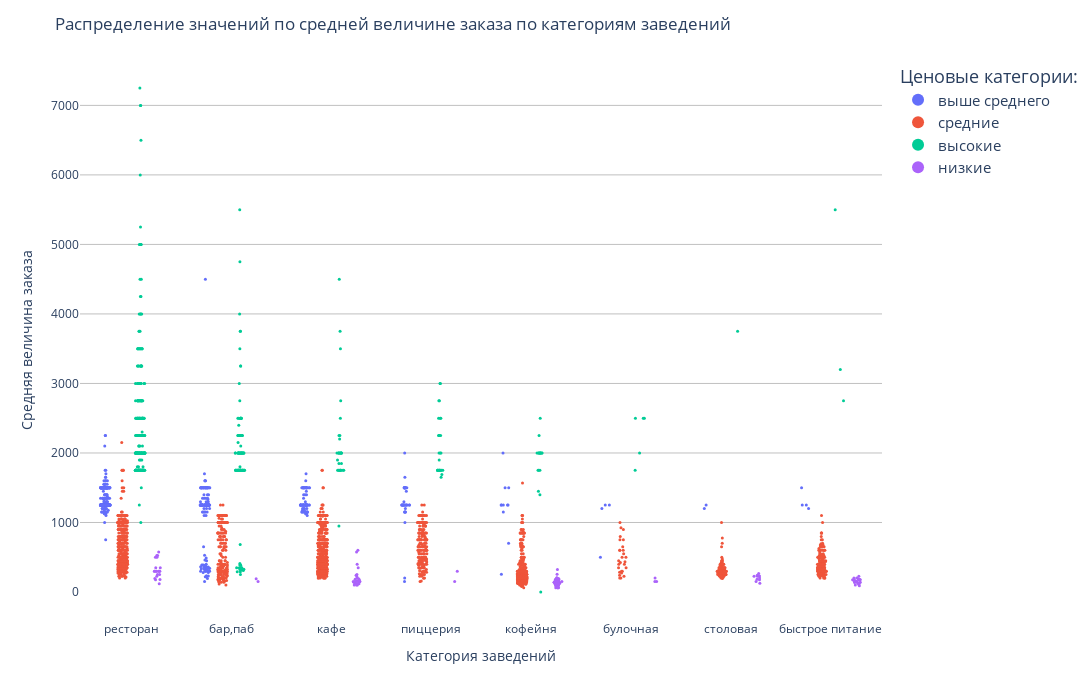

Here is the notebook cell this chart was saved with:
### Markdown cell above
Добавим столбец со средним чеком с дополненными даннными в основной датасет. Проверим диапазоны, по которым присвоены категории заведениям в столбце price по столбцу middle_avg_bill.

### Code cell
df['middle_avg_bill_cor'] = spltd['avg']
df_strip = df.query('price.notna() & middle_avg_bill_cor < 10000')
fig = px.strip(df_strip, x="category", y="middle_avg_bill_cor", color="price")
fig.update_layout(
    title='Распределение значений по средней величине заказа по категориям заведений',
    width=1100,
    height=700,
    showlegend=True,
    legend_font_size=15,
    legend_title_text='Ценовые категории:',
    legend_itemsizing='constant',
    plot_bgcolor='white'
)
fig.update_traces(boxpoints='all',
            jitter=0.8,
            marker_size=3)
fig.update_xaxes(title_text='Категория заведений')
fig.update_yaxes(title_text='Средняя величина заказа', gridcolor='silver')
fig.show()

### Figure 1 — Plotly figure (JSON) as saved in the notebook; plotly's stock layout.template omitted (floating-point values rounded to 4 significant figures; data arrays with more than 128 entries replaced by an {"elided": "..."} marker saying what was removed)
{"data": [{"alignmentgroup": "True", "boxpoints": "all", "fillcolor": "rgba(255,255,255,0)", "hoveron": "points", "hovertemplate": "price=выше среднего<br>category=%{x}<br>middle_avg_bill_cor=%{y}<extra></extra>", "jitter": 0.8, "legendgroup": "выше среднего", "line": {"color": "rgba(255,255,255,0)"}, "marker": {"color": "#636efa", "size": 3}, "name": "выше среднего", "offsetgroup": "выше среднего", "orientation": "v", "pointpos": 0, "showlegend": true, "type": "box", "x": {"elided": "524 str values"}, "x0": " ", "xaxis": "x", "y": {"elided": "524 float values"}, "y0": " ", "yaxis": "y"}, {"alignmentgroup": "True", "boxpoints": "all", "fillcolor": "rgba(255,255,255,0)", "hoveron": "points", "hovertemplate": "price=средние<br>category=%{x}<br>middle_avg_bill_cor=%{y}<extra></extra>", "jitter": 0.8, "legendgroup": "средние", "line": {"color": "rgba(255,255,255,0)"}, "marker": {"color": "#EF553B", "size": 3}, "name": "средние", "offsetgroup": "средние", "orientation": "v", "pointpos": 0, "showlegend": true, "type": "box", "x": {"elided": "1944 str values"}, "x0": " ", "xaxis": "x", "y": {"elided": "1944 float values"}, "y0": " ", "yaxis": "y"}, {"alignmentgroup": "True", "boxpoints": "all", "fillcolor": "rgba(255,255,255,0)", "hoveron": "points", "hovertemplate": "price=высокие<br>category=%{x}<br>middle_avg_bill_cor=%{y}<extra></extra>", "jitter": 0.8, "legendgroup": "высокие", "line": {"color": "rgba(255,255,255,0)"}, "marker": {"color": "#00cc96", "size": 3}, "name": "высокие", "offsetgroup": "высокие", "orientation": "v", "pointpos": 0, "showlegend": true, "type": "box", "x": {"elided": "452 str values"}, "x0": " ", "xaxis": "x", "y": {"elided": "452 float values"}, "y0": " ", "yaxis": "y"}, {"alignmentgroup": "True", "boxpoints": "all", "fillcolor": "rgba(255,255,255,0)", "hoveron": "points", "hovertemplate": "price=низкие<br>category=%{x}<br>middle_avg_bill_cor=%{y}<extra></extra>", "jitter": 0.8, "legendgroup": "низкие", "line": {"color": "rgba(255,255,255,0)"}, "marker": {"color": "#ab63fa", "size": 3}, "name": "низкие", "offsetgroup": "низкие", "orientation": "v", "pointpos": 0, "showlegend": true, "type": "box", "x": {"elided": "150 str values"}, "x0": " ", "xaxis": "x", "y": {"elided": "150 float values"}, "y0": " ", "yaxis": "y"}], "layout": {"boxmode": "group", "height": 700, "legend": {"font": {"size": 15}, "itemsizing": "constant", "title": {"text": "Ценовые категории:"}, "tracegroupgap": 0}, "margin": {"t": 60}, "plot_bgcolor": "white", "showlegend": true, "title": {"text": "Распределение значений по средней величине заказа по категориям заведений"}, "width": 1100, "xaxis": {"anchor": "y", "autorange": true, "domain": [0, 1], "range": [-0.5151, 7.515], "title": {"text": "Категория заведений"}, "type": "category"}, "yaxis": {"anchor": "x", "autorange": true, "domain": [0, 1], "gridcolor": "silver", "range": [-402.8, 7653.0], "title": {"text": "Средняя величина заказа"}, "type": "linear"}}}
